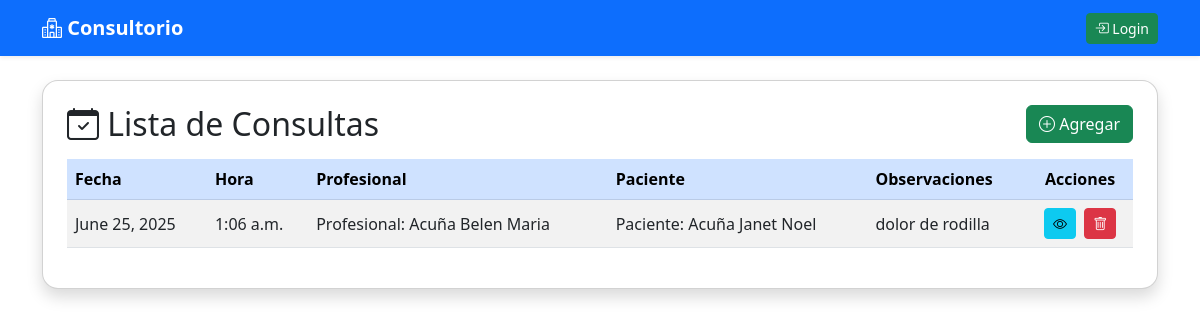
Screenshot of /lista_consultas/ with the database file from the repository.
### kinesiologia/models.py (models this page shows, shortened)
class Consulta (models.Model):
    Profesional = models.ForeignKey(Profesional, on_delete=models.CASCADE)
    Paciente = models.ForeignKey(Paciente, on_delete=models.CASCADE)
    Fecha = models.DateField()
    Hora = models.TimeField()
    Observaciones = models.TextField(null=True, blank=True)

class Profesional (models.Model):
    Nombre = models.CharField(max_length=50)
    Apellido = models.CharField(max_length=50)
    Especialidad = models.CharField(max_length=50)
    Tel = models.CharField(max_length=50)
    Email = models.EmailField()
    matricula = models.IntegerField(default=0)
    def __str__(self):
        return f"Profesional: {self.Apellido} {self.Nombre}"

class Paciente (models.Model):
    Nombre = models.CharField(max_length=50)
    Apellido = models.CharField(max_length=50)
    Fecha_nacimiento = models.DateField()
    DNI = models.CharField(max_length=50)
    Tel = models.CharField(max_length=50)
    Email = models.EmailField()
    def __str__(self):
        return f"Paciente: {self.Apellido} {self.Nombre}"

### kinesiologia/views.py (the view)
# urls.py: path('lista_consultas/', views.consultaListView.as_view(template_name='consulta_list.html'), name='lista_consultas'),
class consultaListView(ListView):
    model = Consulta
    template_name = 'consulta_list.html'
    context_object_name = 'consultas'

### kinesiologia/templates/consulta_list.html
{% extends 'base.html' %}
{% block content %}
<div class="card shadow rounded-4 p-4 mt-4">
  <div class="d-flex justify-content-between align-items-center mb-3">
    <h2 class="mb-0"><i class="bi bi-calendar-check"></i> Lista de Consultas</h2>
    <a href="{% url 'crear_consulta' %}" class="btn btn-success">
      <i class="bi bi-plus-circle"></i> Agregar
    </a>
  </div>
  <div class="table-responsive">
    <table class="table table-striped table-hover align-middle">
      <thead class="table-primary">
        <tr>
          <th>Fecha</th>
          <th>Hora</th>
          <th>Profesional</th>
          <th>Paciente</th>
          <th>Observaciones</th>
          <th class="text-center">Acciones</th>
        </tr>
      </thead>
      <tbody>
        {% for consulta in consultas %}
        <tr>
          <td>{{ consulta.Fecha }}</td>
          <td>{{ consulta.Hora }}</td>
          <td>{{ consulta.Profesional }}</td>
          <td>{{ consulta.Paciente }}</td>
          <td>{{ consulta.Observaciones|default:'-' }}</td>
          <td class="text-center">
            <a href="{% url 'detalle_consulta' consulta.pk %}" class="btn btn-info btn-sm me-1" title="Ver"><i class="bi bi-eye"></i></a>
            <a href="{% url 'borrar_consulta' consulta.pk %}" class="btn btn-danger btn-sm" title="Eliminar"><i class="bi bi-trash"></i></a>
          </td>
        </tr>
        {% empty %}
        <tr><td colspan="6" class="text-center">No hay consultas registradas.</td></tr>
        {% endfor %}
      </tbody>
    </table>
  </div>
</div>
{% endblock %}

### rows the page displays
Consulta: Fecha "June 25, 2025", Hora "1:06 a.m.", Profesional "Profesional: Acuña Belen Maria", Paciente "Paciente: Acuña Janet Noel", Observaciones "dolor de rodilla"
